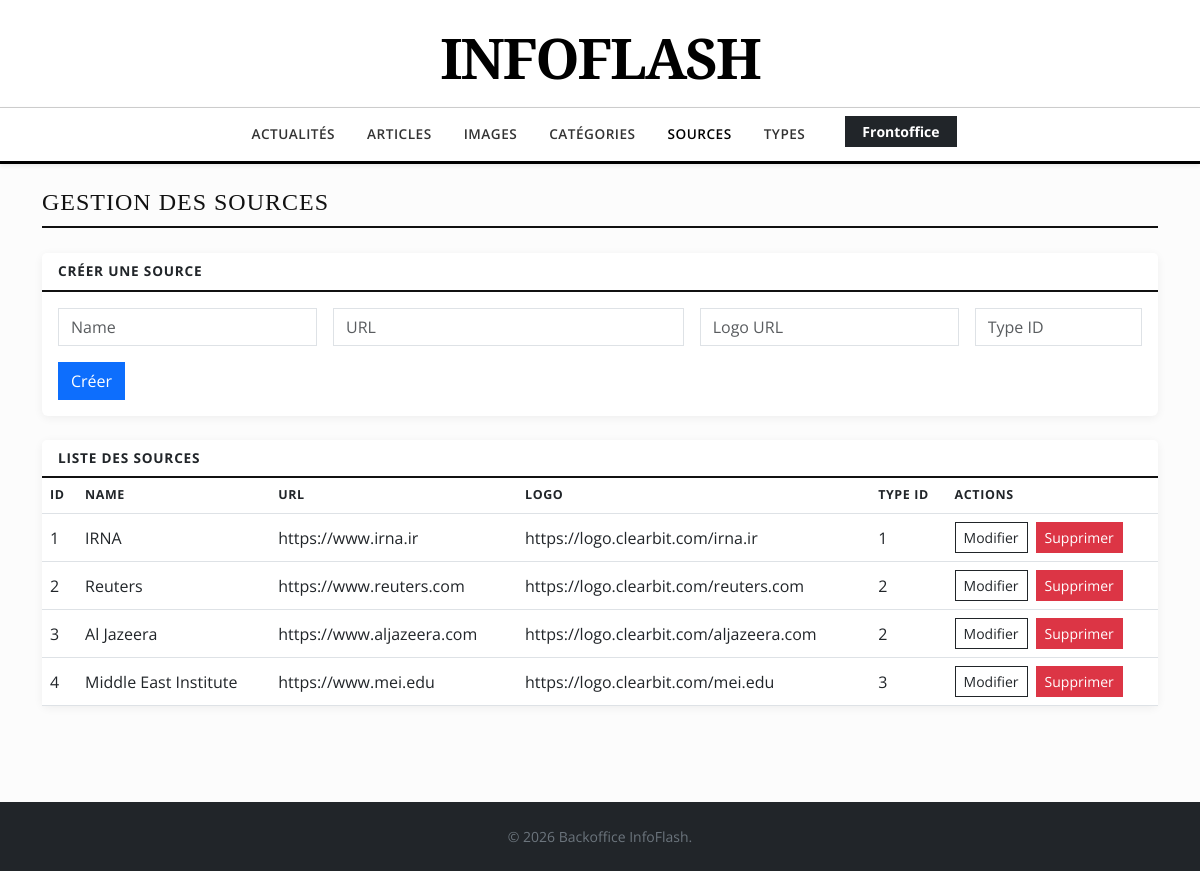
The app's page /backoffice/pages/Source.php with its own data.
### tables this page shows
CREATE TABLE source (
    id INT PRIMARY KEY AUTO_INCREMENT,
    name VARCHAR(255) NOT NULL,
    url VARCHAR(255) NOT NULL,
    logo_url VARCHAR(255), 
    type_id INT,
    FOREIGN KEY (type_id) REFERENCES type_source(id) ON DELETE SET NULL
);

### backoffice/controllers/Source.php (called while the page is built, shortened)
<?php
include_once __DIR__ . '/../models/Source.php';
$error = $_GET['err'] ?? '';
$editItem = null;
try {
	$conn = getConnection();
	$stmt = $conn->prepare("SELECT * FROM source");
	$stmt->execute();
	$items = $stmt->get_result()->fetch_all(MYSQLI_ASSOC);
} catch (Throwable $exception) {
	if (empty($error)) {
		$error = $exception->getMessage();
	}
}

### backoffice/pages/Source.php (the view, shortened to what this page needs)
<?php
include_once '../controllers/Source.php';
function e($value) {
	return htmlspecialchars((string) $value, ENT_QUOTES, 'UTF-8');
}
$isEdit = $editItem !== null;
?>
<!DOCTYPE html>
<html lang="fr">
<head>
	<link href="https://cdn.jsdelivr.net/npm/bootstrap@5.3.0/dist/css/bootstrap.min.css" rel="stylesheet">
</head>
<body>
<header class="bg-white pt-4 pb-3">
	<div class="container text-center"><a href="index" class="text-decoration-none"><h1 class="logo-text mb-0">INFOFLASH</h1></a></div>
</header>
<nav class="navbar navbar-expand-lg navbar-light journal-header mb-4 sticky-top shadow-sm">
	<div class="container">
		<div class="collapse navbar-collapse justify-content-center" id="navbarNav">
			<ul class="navbar-nav gap-3">
				<li class="nav-item"><a class="nav-link" href="index">Actualités</a></li>
				<li class="nav-item"><a class="nav-link" href="article">Articles</a></li>
				<li class="nav-item"><a class="nav-link" href="article-image">Images</a></li>
				<li class="nav-item"><a class="nav-link" href="category-article">Catégories</a></li>
				<li class="nav-item"><a class="nav-link active" href="source">Sources</a></li>
				<li class="nav-item"><a class="nav-link" href="type-source">Types</a></li>
				<li class="nav-item ms-lg-3"><a href="../../frontoffice/" class="btn btn-sm btn-dark fw-bold px-3">Frontoffice</a></li>
			</ul>
		</div>
	</div>
</nav>
<main class="container pb-5">
	<h2 class="section-title h4">Gestion des sources</h2>
	<div class="card panel mb-4">
		<div class="card-header"><?php echo $isEdit ? 'Modifier' : 'Créer'; ?> une source</div>
		<div class="card-body">
			<form method="post">
				<div class="row g-3">
					<div class="col-md-3"><input class="form-control" name="name" placeholder="Name" required value="<?php echo e($editItem['name'] ?? ''); ?>"></div>
					<div class="col-md-4"><input class="form-control" name="url" placeholder="URL" required value="<?php echo e($editItem['url'] ?? ''); ?>"></div>
					<div class="col-md-3"><input class="form-control" name="logo_url" placeholder="Logo URL" value="<?php echo e($editItem['logo_url'] ?? ''); ?>"></div>
					<div class="col-md-2"><input class="form-control" type="number" name="type_id" placeholder="Type ID" value="<?php echo e($editItem['type_id'] ?? ''); ?>"></div>
				</div>
				<div class="mt-3 d-flex gap-2">
					<button class="btn btn-primary" type="submit"><?php echo $isEdit ? 'Mettre à jour' : 'Créer'; ?></button>
				</div>
			</form>
		</div>
	</div>
	<div class="card panel">
		<div class="card-header">Liste des sources</div>
		<div class="table-responsive">
			<table class="table table-hover align-middle mb-0">
				<thead><tr><th>ID</th><th>Name</th><th>URL</th><th>Logo</th><th>Type ID</th><th>Actions</th></tr></thead>
				<tbody>
				<?php foreach ($items as $item): ?>
					<tr>
						<td><?php echo e($item['id']); ?></td>
						<td><?php echo e($item['name']); ?></td>
						<td><?php echo e($item['url']); ?></td>
						<td><?php echo e($item['logo_url']); ?></td>
						<td><?php echo e($item['type_id']); ?></td>
						<td class="d-flex gap-2">
							<a class="btn btn-sm btn-outline-dark" href="?edit=<?php echo e($item['id']); ?>">Modifier</a>
							<form method="post" onsubmit="return confirm('Supprimer cette source ?');">
								<button class="btn btn-sm btn-danger" type="submit">Supprimer</button>
							</form>
						</td>
					</tr>
				<?php endforeach; ?>
				</tbody>
			</table>
		</div>
	</div>
</main>
<footer class="bg-dark text-white py-4 mt-5"><div class="container text-center"><p class="mb-0 small text-secondary">&copy; <?php echo date("Y"); ?> Backoffice InfoFlash.</p></div></footer>
</body>
</html>

### backoffice/pages/Source.php (style rules this page uses)
body { font-family: 'Open Sans', sans-serif; background-color: #fcfcfc; color: #111; }
h1, h2, h3, h4, h5, .logo-text { font-family: 'Merriweather', serif; font-weight: 700; color: #000; }
.logo-text { font-size: 3.5rem; letter-spacing: -2px; }
.journal-header { border-top: 1px solid #ccc; border-bottom: 3px solid #000; background: #fff; }
.nav-link { color: #333; font-weight: 600; text-transform: uppercase; font-size: 0.85rem; letter-spacing: 0.5px; }
.nav-link:hover, .nav-link.active { color: #b71c1c; }
.section-title { border-bottom: 2px solid #111; padding-bottom: 10px; margin-bottom: 25px; text-transform: uppercase; letter-spacing: 1px; }
.panel { border: 0; box-shadow: 0 2px 10px rgba(0,0,0,0.06); }
.panel .card-header { background: #fff; border-bottom: 2px solid #111; font-weight: 700; text-transform: uppercase; font-size: 0.85rem; letter-spacing: 0.8px; }
.table thead th { text-transform: uppercase; font-size: 0.78rem; letter-spacing: 0.6px; }
.form-control, .form-select { border-radius: 0; }
.btn { border-radius: 0; }

### records on screen
source: id "1", name "IRNA", url "https://www.irna.ir", logo_url "https://logo.clearbit.com/irna.ir", type "1"
source: id "2", name "Reuters", url "https://www.reuters.com", logo_url "https://logo.clearbit.com/reuters.com", type "2"
source: id "3", name "Al Jazeera", url "https://www.aljazeera.com", logo_url "https://logo.clearbit.com/aljazeera.com", type "2"
source: id "4", name "Middle East Institute", url "https://www.mei.edu", logo_url "https://logo.clearbit.com/mei.edu", type "3"
